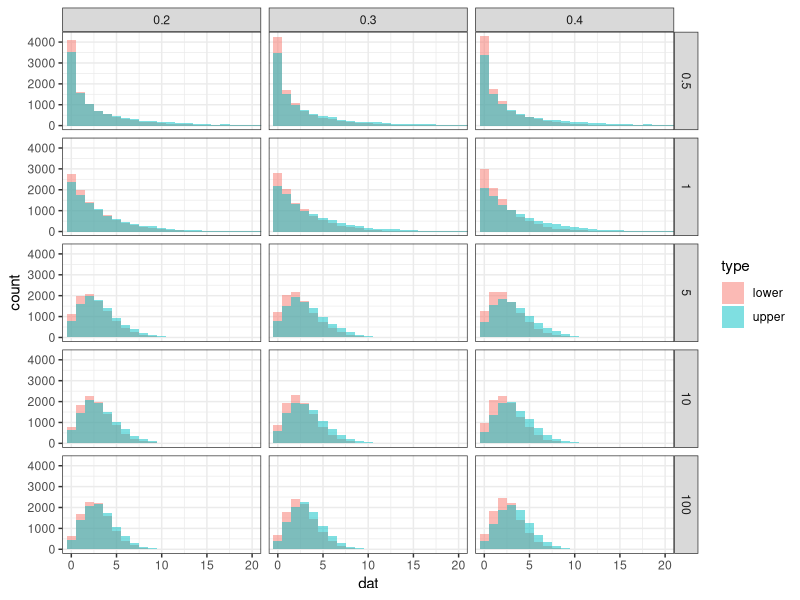
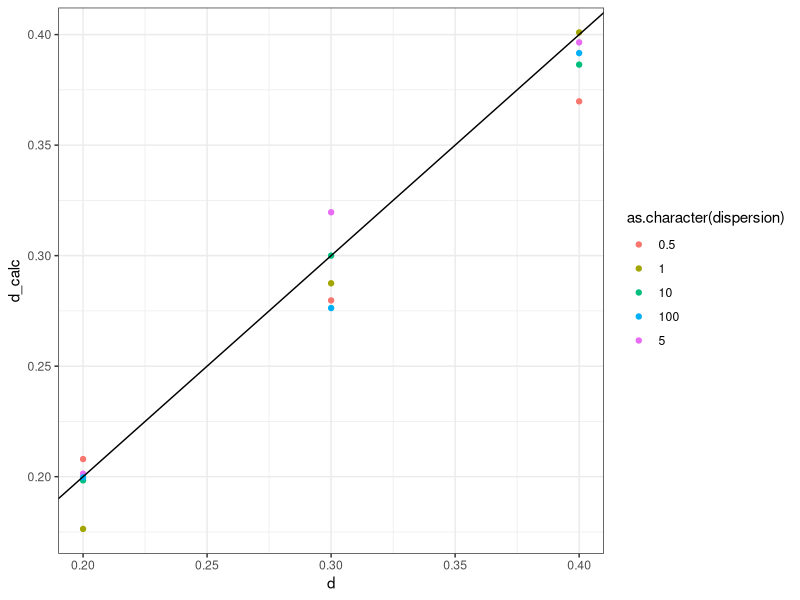
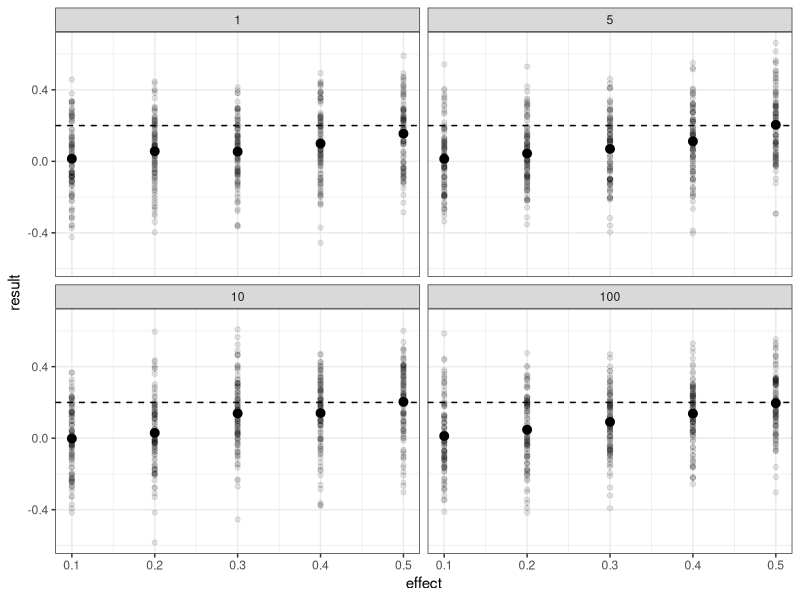

The R source for these figures, in order:
## ---- chunk 1
library(tidyverse)
library(broom)
library(lme4)
library(broom.mixed)
theme_set(theme_bw())
## ---- chunk 2
sample <- expand_grid(mean=c(3), dispersion=c(.5, 1,5, 10,100), d=c(.2, .3, .4)) |> 
  mutate(dat = pmap(list(mean, dispersion, d), \(m,disp,d) {
     var=m + m**2/disp
     sd=sqrt(var)
    delta=.5*d*sqrt(var)
    m_lower=m-delta
    dat_1=rnbinom(10000, size=disp, mu=m_lower)
    m_upper=m+delta
    dat_2=rnbinom(10000, size=disp, mu=m_upper)
    tibble(dat=dat_1, type="lower") |> bind_rows(tibble(dat=dat_2, type="upper")) |> mutate(sd=sd)
  })) |> unnest(dat)
## ---- chunk 3
sample |> 
  ggplot(aes(x=dat, fill=type))+geom_histogram(binwidth = 1,alpha=.5, position=position_identity())+facet_grid(dispersion~d) +coord_cartesian(xlim=c(0,20))
## ---- chunk 4

check <- sample |> group_by(type, dispersion, d, sd) |> summarize(m_calc=mean(dat), sd_calc=sd(dat)) |> 
  pivot_wider(names_from=type, values_from=c(m_calc, sd_calc)) |> 
  mutate(pooled_sd=sqrt((sd_calc_lower**2+sd_calc_upper**2)/2),
         d_calc=(m_calc_upper-m_calc_lower)/pooled_sd)

check |> ggplot(aes(x=d, y=d_calc, color=as.character(dispersion)))+geom_point()+geom_abline()

## ---- chunk 5
sample_neg_binom=function(effect, mean, dispersion){
  var=mean + mean**2/dispersion
  delta=effect*sqrt(var)
  new_mean=mean+delta
  rnbinom(n=1, size=dispersion, mu=new_mean)
  
}
## ---- chunk 6

test <- expand_grid(child=c(1:30), dispersion=c(1,5,10,100), effect=c(.1, .2, .3, .4, .5), rep=1:100) |> 
  group_by(dispersion, effect, rep) |> 
  nest() |> 
  mutate(result=map(data, \(d){
    sample <- d |> 
      rowwise() |> 
    mutate(child_delta=rnorm(n=1, mean=0, sd=effect),
           sample_1=sample_neg_binom(child_delta, mean=3, dispersion=dispersion),
           sample_2=sample_neg_binom(child_delta, mean=3, dispersion=dispersion))
    cor.test(sample$sample_1, sample$sample_2, method="spearman")$est
  })) |> 
  select(-data) |> 
  unnest(result)


test |> ggplot(aes(x=effect, y=result))+geom_point(alpha=.1)+stat_summary()+geom_hline(yintercept=.2, lty="dashed")+facet_wrap(~dispersion)

## ---- chunk 7
library(lme4)
library(broom.mixed)

test <- expand_grid(sites=c(10), #how many sites (this is the "power" part)
                    dispersion=c(10), # we don't know what dispersion will be, so try something for now -- will want to try other options for some robustness
                    effect_size=c(.2), # in standardized units, what is match vs mismatch effect (interaction)
                    site_sd=.25, #in standardized units, how variable are sites
                    child_sd=.5, #in standardized units, how variable are child (correlation across 4 measures, but expressed this way)
                    rep=1:2 #increase later for testing
                    ) |> 
  group_by(dispersion, effect_size, rep, sites) |> #we want a power for each of these groups
  nest() |> 
  mutate(result=map(data, \(d){
    sim<- d |> expand_grid(site_id=1:sites) |> rowwise() |> #generate simulated sites
      mutate(site_delta=rnorm(n=1, mean=0, sd=site_sd)) |> 
      expand_grid(participant_id=c(1:32)) |> #generate simulated kiddos
      #what is actual kid/site / age?? counts??
      rowwise() |> 
    mutate(child_delta=rnorm(n=1, mean=0, sd=child_sd)) |> 
      expand_grid(adult_did=c("A","B"), child_did=c("A","B")) |> #generate simulated conditions
      rowwise() |> 
      mutate(effect=ifelse(adult_did==child_did, effect_size/2, -effect_size/2),
           sample=sample_neg_binom(child_delta+site_delta+effect, mean=3, dispersion=dispersion))
    
        glmer.nb(sample~adult_did*child_did+(1|site_id/participant_id), data=sim) |> tidy()
        # age???
        # should figure out what we actually want and pre-pull
        # do we want more ranef here??? note that we aren't building in any true slopes?
  })) |> 
  select(-data) |> 
  unnest(result)


test |> filter(effect=="fixed")
